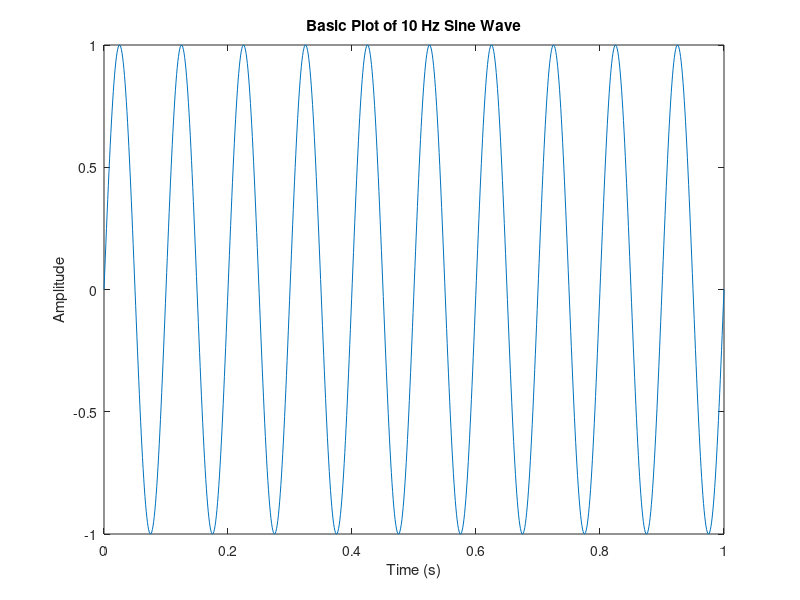
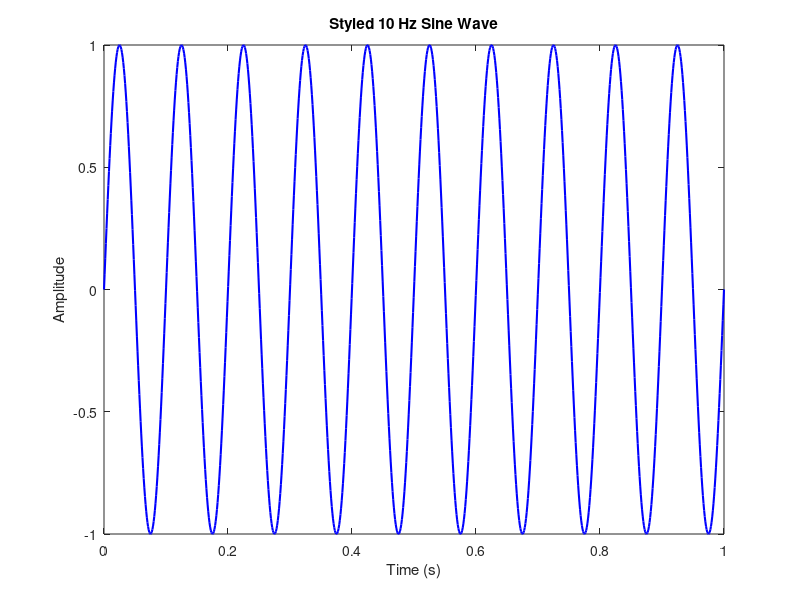
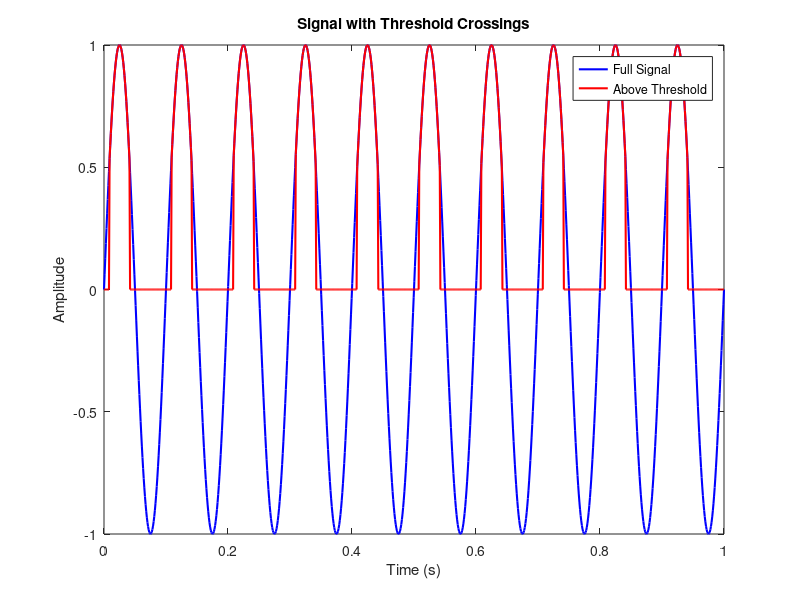
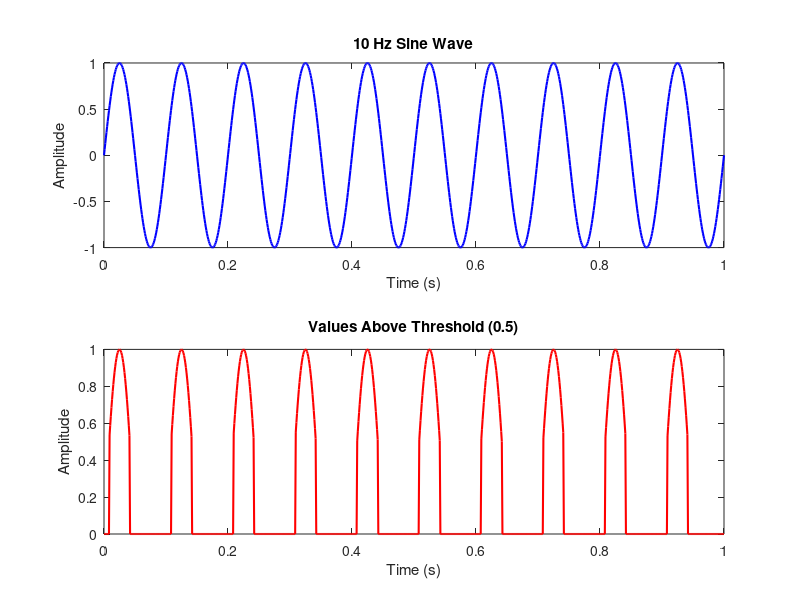

Reproduce these figures in MATLAB, in order.
%% BLOCK 3 — Plotting
% Lecture 2: MATLAB Summer Prep | NSBV BC2001
% -----------------------------------------------

%% Setup — recreate signal and threshold array from earlier blocks
t         = linspace(0, 1, 1000);
signal    = sin(2 * pi * 10 * t);
threshold = 0.5;
above     = zeros(1, length(signal));

for i = 1:length(signal)
    if signal(i) > threshold
        above(i) = signal(i);
    end
end

%% Basic plot
figure;
plot(t, signal);
xlabel('Time (s)');
ylabel('Amplitude');
title('Basic Plot of 10 Hz Sine Wave');

%% Styled plot — line color, width
figure;
plot(t, signal, 'b-', 'LineWidth', 1.5);
xlabel('Time (s)');
ylabel('Amplitude');
title('Styled 10 Hz Sine Wave');

%% Hold on — overlay two lines
figure;
plot(t, signal, 'b-', 'LineWidth', 1.5);
hold on;
plot(t, above, 'r-', 'LineWidth', 1.5);
hold off;
xlabel('Time (s)');
ylabel('Amplitude');
title('Signal with Threshold Crossings');
legend('Full Signal', 'Above Threshold');

%% Subplot — neuroscience-style multi-panel figure
figure;

subplot(2, 1, 1);
plot(t, signal, 'b-', 'LineWidth', 1.5);
xlabel('Time (s)');
ylabel('Amplitude');
title('10 Hz Sine Wave');

subplot(2, 1, 2);
plot(t, above, 'r-', 'LineWidth', 1.5);
xlabel('Time (s)');
ylabel('Amplitude');
title('Values Above Threshold (0.5)');
